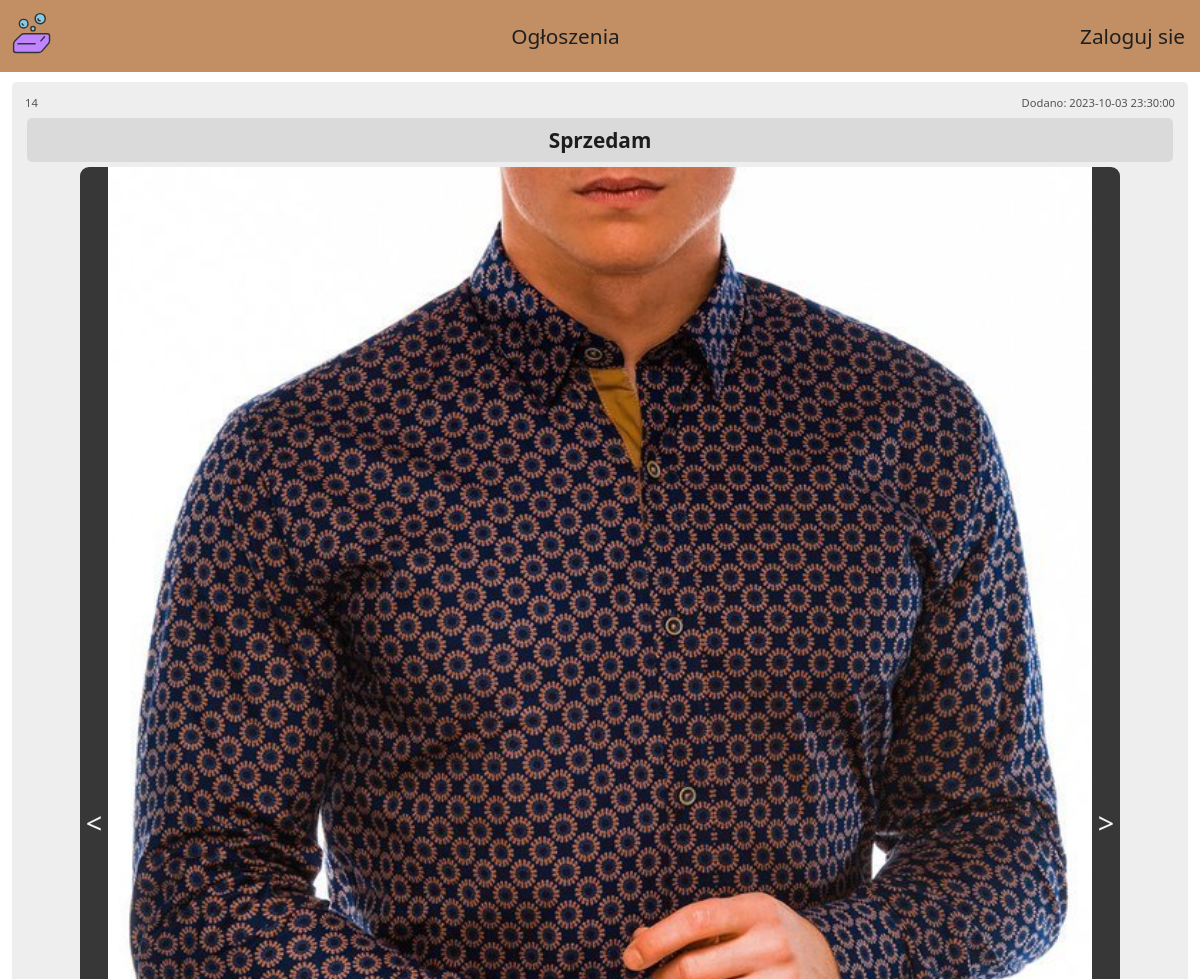
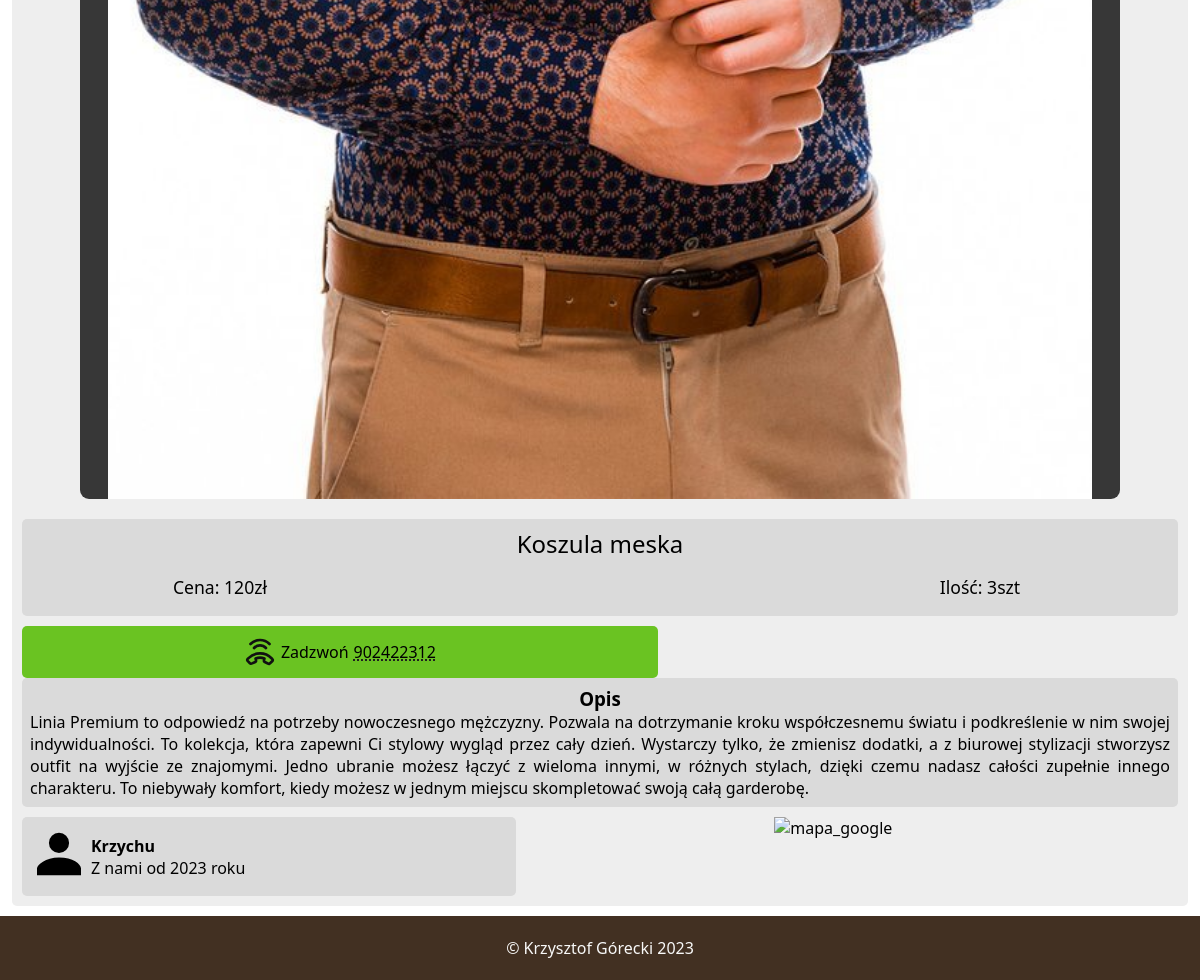
The page /ogloszenia/koszula-meska-453242u.php on the database its author committed (2 pictures, top to bottom).
### tables this page shows
CREATE TABLE `ogloszenia` (
  `id_ogloszenia` int(11) NOT NULL,
  `nazwa` varchar(130) NOT NULL,
  `cena` int(11) NOT NULL,
  `ilosc` smallint(6) NOT NULL,
  `kategoria` tinyint(4) NOT NULL,
  `nr_telefonu` char(9) NOT NULL,
  `opis` text NOT NULL,
  `przypisane_konto` int(11) NOT NULL,
  `zdjecia` text DEFAULT NULL,
  `link` varchar(50) NOT NULL,
  `czas_dodania` datetime NOT NULL
);

CREATE TABLE `kategoria_ogloszenia` (
  `id_kategorii` tinyint(4) NOT NULL,
  `kategoria` varchar(50) NOT NULL
);

CREATE TABLE `konta` (
  `id_konta` int(11) NOT NULL,
  `imie` varchar(100) DEFAULT NULL,
  `email` varchar(100) NOT NULL,
  `haslo` varchar(100) NOT NULL,
  `dostep` tinyint(4) NOT NULL,
  `token` varchar(60) DEFAULT NULL,
  `data_rejestracji` datetime NOT NULL,
  `ostatnie_logowanie` datetime DEFAULT NULL
);

### ogloszenia/koszula-meska-453242u.php (the view, shortened to what this page needs)
<?php
include_once('../laczenie_z_baza.php');
?>
<!DOCTYPE html>
<html lang="pl">
<head>
    <link rel="stylesheet" href="../style.css">
</head>
<body>
<?php include_once('../menu_nav_ogloszenie.php') ?>
<div class='contener'>
<div class='produkt_box'>
<?php
$url = $_SERVER['REQUEST_URI'];
$url = parse_url($url);
$cut_url = explode("/",$url['path']);
$url = end($cut_url);
$pytanie = "SELECT id_ogloszenia, nazwa, cena, ilosc, nr_telefonu, opis, konta.imie, konta.data_rejestracji, zdjecia, kategoria_ogloszenia.kategoria, czas_dodania
FROM ogloszenia
INNER JOIN kategoria_ogloszenia on kategoria_ogloszenia.id_kategorii = ogloszenia.kategoria
INNER JOIN konta on konta.id_konta = ogloszenia.przypisane_konto
WHERE link = ?";
$wykonaj = $conn -> prepare($pytanie);
$wykonaj -> execute([$url]);
$produkt_dane = $wykonaj -> fetch(PDO::FETCH_ASSOC);
$zdjecia = explode(",", $produkt_dane["zdjecia"]);
    echo "<div class='produkt_ident'>
        <span>$produkt_dane[id_ogloszenia]</span>
        <span>Dodano: $produkt_dane[czas_dodania]</span>
    </div>";
?>
    <div class='produkt_kategoria'>
        <?php echo ucfirst($produkt_dane["kategoria"]); ?>
    </div>
<?php
    echo "<div class='produkt_showcase'>";
    if(!empty($zdjecia[0])){
        $showcase = array();
        foreach($zdjecia as $zdjecie){
            $dodane_z = "zdjecia_ogloszen/".$zdjecie;
            array_push($showcase, $dodane_z);
        }
        echo "<button onclick='zdjecie_minus()'> < </button>";
        echo "<img id='zdjecie_produktu' src='$showcase[0]' alt='produkt'>";
        echo "<button onclick='zdjecie_plus()'> > </button>";
    }
    else{
        echo "<img src='../ikony/brak_zdjecia.svg' alt='produkt' width='90%' height='auto'>";
    }
    echo "</div>";
?>
    <div class='produkt_info'>
        <p><?php echo ucfirst($produkt_dane["nazwa"]); ?></p>
        <span>Ilość: <?php echo $produkt_dane["ilosc"]; ?>szt</span>
        <span>Cena: <?php echo $produkt_dane["cena"]; ?>zł</span>
    </div>
    <div class='produkt_zadzwon'>
        <img src="../ikony/call.svg" width='32px' height='32px'>
        <span>Zadzwoń </span>
        <span><?php echo $produkt_dane['nr_telefonu'] ?></span>
    </div>
    <div class='produkt_opis'>
        <h3>Opis</h3>
        <span><?php echo ucfirst($produkt_dane["opis"]); ?></span>
    </div>
    <div class='produkt_grupaOL'>
        <div class='produkt_ogloszeniodawca'>
            <div>
                <img src="../ikony/person.svg" alt="personIcon">
            </div>
            <div>
                <p style='font-weight: bold;'><?php echo ucfirst($produkt_dane["imie"]); ?></p>
                <p>
                <?php
                $rok = explode('-', $produkt_dane["data_rejestracji"]);
                echo "Z nami od " . $rok[0] . " roku";
                ?>
                </p>
            </div>
        </div>
        <div class='produkt_lokalizacja'>
            <img src="https://media1.giphy.com/media/wFmAaA333ZXOwTA7d8/giphy.gif?cid=ecf05e47lzv29uino41d549ae89ssj9fqt4dj6v1r28l1r8r&ep=v1_gifs_search&rid=giphy.gif&ct=g" alt="mapa_google" width='150px' heigth='auto'>
        </div>
    </div>
</div>
</div>
    <?php include_once("../footer.php") ?>
</body>
</html>

### style.css (style rules this page uses)
* { box-sizing: border-box; margin: 0; font-family: 'Segoe UI', Tahoma, Geneva, Verdana, sans-serif; }
body { overflow-x: hidden; min-height: 100vh; display: flex; flex-direction: column; }
.contener { flex: 1; margin-left: auto; margin-right: auto; padding: 10px; background-color: #eeeeee; width: 98vw; height: auto; display: flex; flex-direction: column; border-radius: 5px; }
.produkt_ident { display: flex; flex-direction: row; justify-content: space-between; font-size: 0.7rem; color: #545454; padding: 3px; }
.produkt_kategoria { text-align: center; background-color: #dadada; color: #1d1d1d; font-size: 1.3rem; font-weight: bold; border-radius: 5px; padding: 8px; margin: 5px; }
.produkt_showcase { width: 90%; margin-left: auto; margin-right: auto; display: flex; justify-content: center; }
.produkt_showcase button:nth-child(1) { border-bottom-left-radius: 9px; border-top-left-radius: 9px; }
.produkt_showcase button:nth-child(3) { border-bottom-right-radius: 9px; border-top-right-radius: 9px; }
.produkt_showcase button { background-color: #373737; color: #f3f3f3; border: none; font-size: 1.8rem; transition: 0.5s; cursor: pointer; }
.produkt_showcase img { text-align: center; width: 100%; max-width: 1000px; margin-left: auto; margin-right: auto; }
.produkt_info { padding: 4px; display: grid; grid-template-columns: repeat(3, 1fr); grid-template-rows: repeat(2, 1fr); grid-row-gap: 15px; text-align: center; font-size: 1.1rem; margin-top: 20px; margin-bottom: 10px; border-radius: 5px; padding: 8px; background-color: #dadada; }
.produkt_info p:nth-child(1) { font-size: 1.5rem; grid-area: 1 / 1 / 2 / 4; }
.produkt_info span:nth-child(2) { grid-area: 2 / 3 / 3 / 4; }
.produkt_opis { text-align: justify; border-radius: 5px; padding: 8px; background-color: #dadada; }
.produkt_opis h3 { text-align: center; }
.produkt_grupaOL { display: flex; flex-direction: row; margin-top: 10px; gap: 5px; }
.produkt_ogloszeniodawca { display: flex; width: 45%; min-width: 140px; flex-direction: row; align-items: center; background-color: #dadada; border-radius: 5px; padding: 5px; }
.produkt_ogloszeniodawca div img { width: 64px; height: 64px; }
.produkt_lokalizacja { width: 60%; display: flex; justify-content: center; }
.produkt_zadzwon { display: flex; flex-direction: row; width: 55%; background-color: #6ac322; border-radius: 5px; padding: 10px; align-items: center; gap: 5px; justify-content: center; }
.produkt_zadzwon span:nth-child(3) { text-decoration: #1f1f1f 1.5px underline dotted; }

### rows shown on the page
ogloszenia: id_ogloszenia "14", czas_dodania "2023-10-03 23:30:00", kategoria.kategoria "Sprzedam", nazwa "Koszula meska", ilosc "3", cena "120", nr_telefonu "902422312", opis "Linia Premium to odpowiedź na potrzeby nowoczesnego mężczyzny. Pozwala na dotrzymanie kroku współczesnemu światu i podkreślenie w nim swojej indywidualności. To kolekcja, która zapewni Ci stylowy wygląd przez cały dzień. Wystarczy tylko, że zmienisz dodatki, a z biurowej stylizacji stworzysz outfit na wyjście ze znajomymi. Jedno ubranie możesz łączyć z wieloma innymi, w różnych stylach, dzięki czemu nadasz całości zupełnie innego charakteru. To niebywały komfort, kiedy możesz w jednym miejscu skompletować swoją całą garderobę.", przypisane_konto.imie "Krzychu", przypisane_konto.data_rejestracji "2023"
